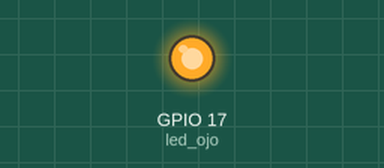
Recording of a program running on a simulated Raspberry Pi (BCM pin numbers). On the bench: output pins drawn as LEDs (lit = HIGH). What the program prints to the terminal is not drawn.

Above: at 0.1 s.
Timing chart, 0 to 1.6 s (numbered marks = the images above):
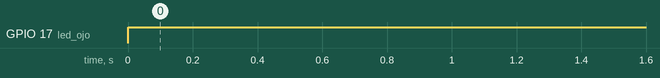

The program:

core.py
```python
from gpiozero import LED
from time import sleep

led_ojo=LED(17)  #Si cambias esto puedes colocar aquí el GPIO pin que tu quieras

print("Core loaded")

while True:
        #Led normal
        if led_ojo.on() == False:
                led_ojo.on() #Indica el funcionamiento de Hal

        sleep(2)
```

Measured:
- by itself, GPIO 17 (led_ojo): LOW → HIGH at 0.00 s
